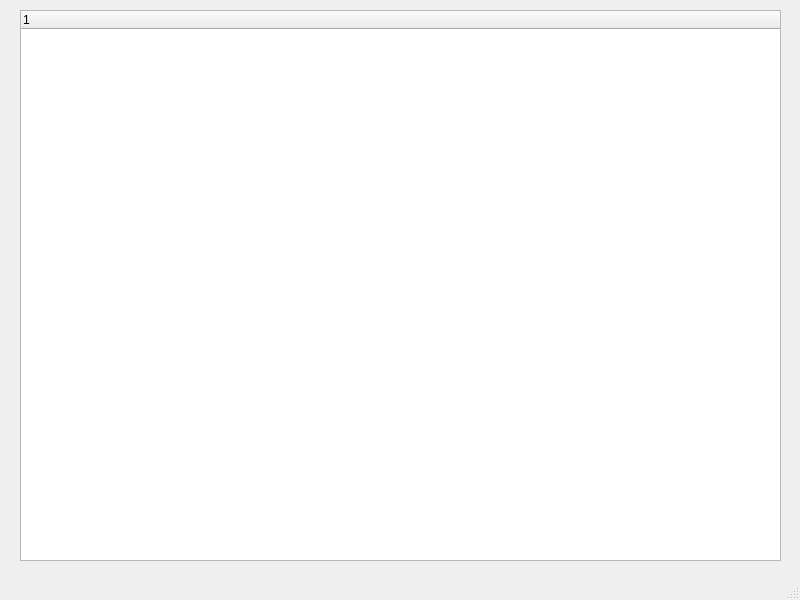
<?xml version="1.0" encoding="UTF-8"?>
<ui version="4.0">
 <class>MemMapMainWindow</class>
 <widget class="QMainWindow" name="MemMapMainWindow">
  <property name="geometry">
   <rect>
    <x>0</x>
    <y>0</y>
    <width>800</width>
    <height>600</height>
   </rect>
  </property>
  <property name="windowTitle">
   <string>MainWindow</string>
  </property>
  <widget class="QWidget" name="centralwidget">
   <widget class="QTreeWidget" name="treeWidget">
    <property name="geometry">
     <rect>
      <x>20</x>
      <y>10</y>
      <width>761</width>
      <height>551</height>
     </rect>
    </property>
    <column>
     <property name="text">
      <string notr="true">1</string>
     </property>
    </column>
   </widget>
  </widget>
  <widget class="QMenuBar" name="menubar">
   <property name="geometry">
    <rect>
     <x>0</x>
     <y>0</y>
     <width>800</width>
     <height>20</height>
    </rect>
   </property>
  </widget>
  <widget class="QStatusBar" name="statusbar"/>
 </widget>
 <resources/>
 <connections/>
</ui>
